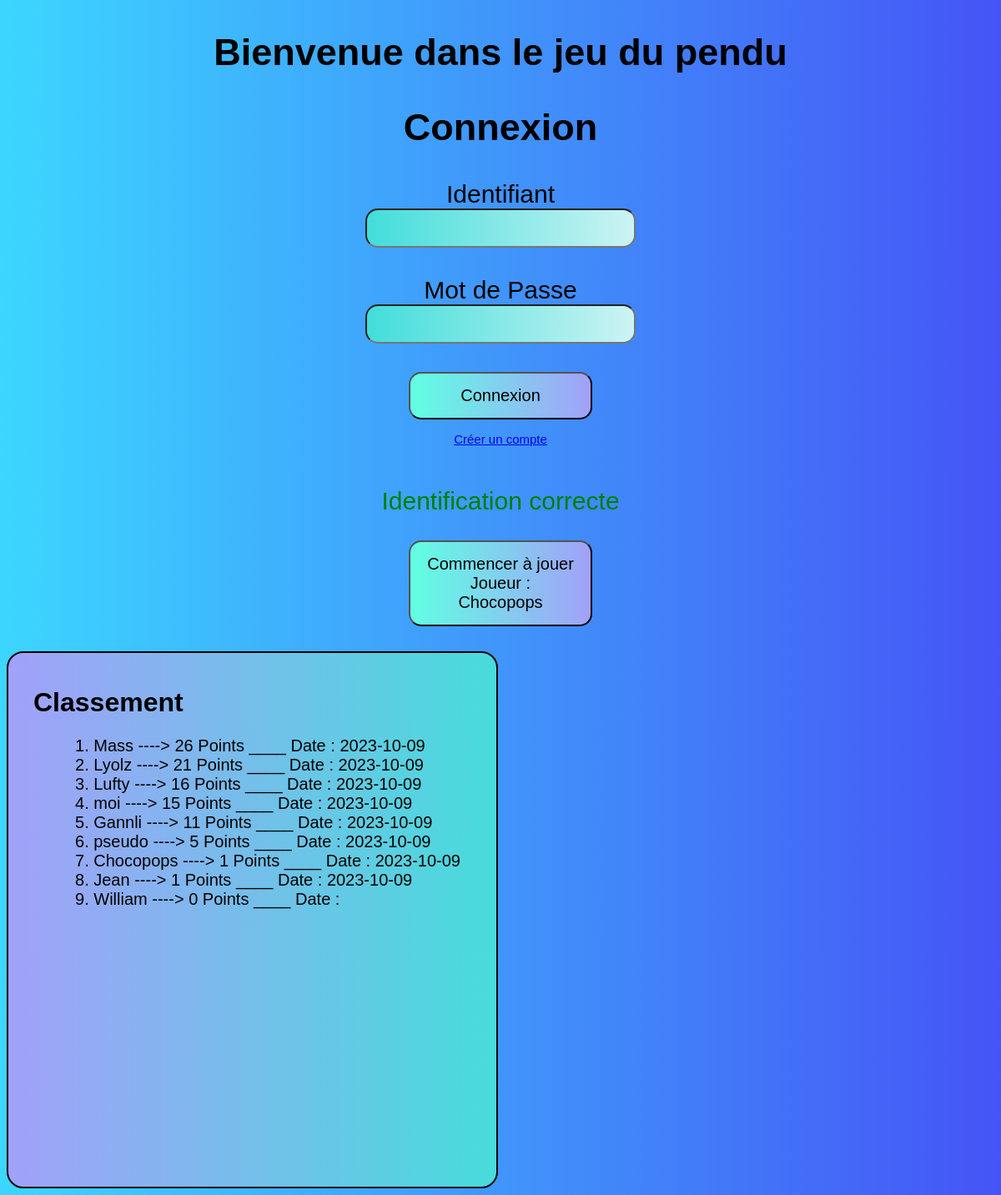
Screenshot of / (signed in) with the database file from the repository.
### tables this page shows
CREATE TABLE IF NOT EXISTS `joueur` (
  `Joueur_id` varchar(100) NOT NULL,
  `mdp` varchar(255) DEFAULT NULL,
  `score` int DEFAULT NULL,
  `DateScore` varchar(255) DEFAULT NULL,
  PRIMARY KEY (`Joueur_id`)
);

### BD.php (the view, shortened to what this page needs)
<?php
function OpenBD()
{
    $user = 'root';
    $pass = '';
    try {
        $bd = new PDO('mysql:host=localhost;dbname=pendu', $user, $pass);
        return $bd;
    } catch (PDOException $e) {
        die('Erreur : ' . $e->getMessage());
        return null;
    }
}
function Classement()
{
    $BD = OpenBD();
    $result = $BD->query("SELECT * FROM joueur ORDER BY score desc");
    $place = 1;
    foreach ($result as $row) {
        echo $place . ". " . $row['Joueur_id'] . " ----> " . $row['score'] . " Points ____ Date : " . $row['DateScore'];
        echo "<br>";
        $place++;
    }
}

### style.css (style rules this page uses)
body { background: linear-gradient(to right, #3cd6ff, #4554f6); }

### rows the page displays
joueur: Joueur_id "Mass", score "26", DateScore "2023-10-09"
joueur: Joueur_id "Lyolz", score "21", DateScore "2023-10-09"
joueur: Joueur_id "Lufty", score "16", DateScore "2023-10-09"
joueur: Joueur_id "moi", score "15", DateScore "2023-10-09"
joueur: Joueur_id "Gannli", score "11", DateScore "2023-10-09"
joueur: Joueur_id "pseudo", score "5", DateScore "2023-10-09"
joueur: Joueur_id "Chocopops", score "1", DateScore "2023-10-09"
joueur: Joueur_id "Jean", score "1", DateScore "2023-10-09"
joueur: Joueur_id "William", score "0"

### other values shown
$_SESSION['IdentificationCorrecte'] "Identification correcte"
getID() "Chocopops"
